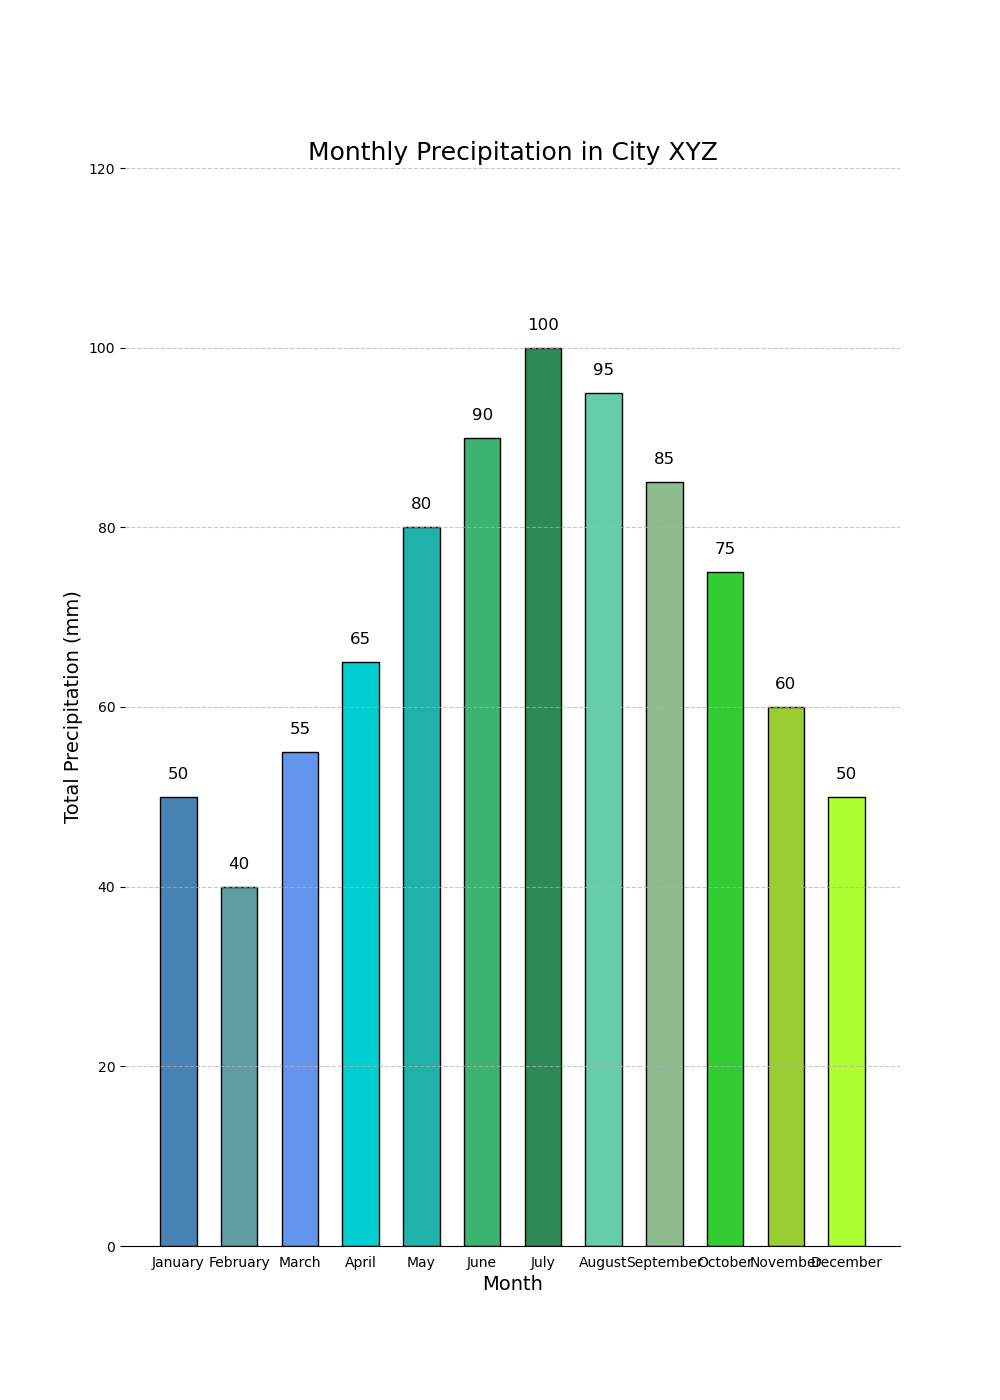

Reproduce this figure in Python.

import matplotlib.pyplot as plt

# Data for plotting
months = ['January', 'February', 'March', 'April', 'May', 'June',
          'July', 'August', 'September', 'October', 'November', 'December']

total_precipitation = [50, 40, 55, 65, 80, 90, 100, 95, 85, 75, 60, 50]

# Define the colors for each bar
colors = ['#4682B4', '#5F9EA0', '#6495ED', '#00CED1', '#20B2AA',
          '#3CB371', '#2E8B57', '#66CDAA', '#8FBC8F', '#32CD32',
          '#9ACD32', '#ADFF2F']

fig, ax = plt.subplots(figsize=(10, 14))

# Create vertical bars
ax.bar(months, total_precipitation, color=colors, edgecolor='black', width=0.6)

# Set chart title and labels
ax.set_title('Monthly Precipitation in City XYZ', fontsize=18)
ax.set_ylabel('Total Precipitation (mm)', fontsize=14)
ax.set_xlabel('Month', fontsize=14)

# Set the limits for the y-axis
ax.set_ylim(0, max(total_precipitation) + 20)

# Show the actual data points on the bars
for i, v in enumerate(total_precipitation):
    ax.text(i, v + 2, str(v), color='black', ha='center', fontsize=12)

# Removing the spines
ax.spines['right'].set_visible(False)
ax.spines['top'].set_visible(False)
ax.spines['left'].set_visible(False)

# Turn off x ticks for cleaner look
ax.xaxis.set_ticks_position('none')

# Show grid
ax.grid(axis='y', linestyle='--', alpha=0.7)

# Show the plot
plt.show()
